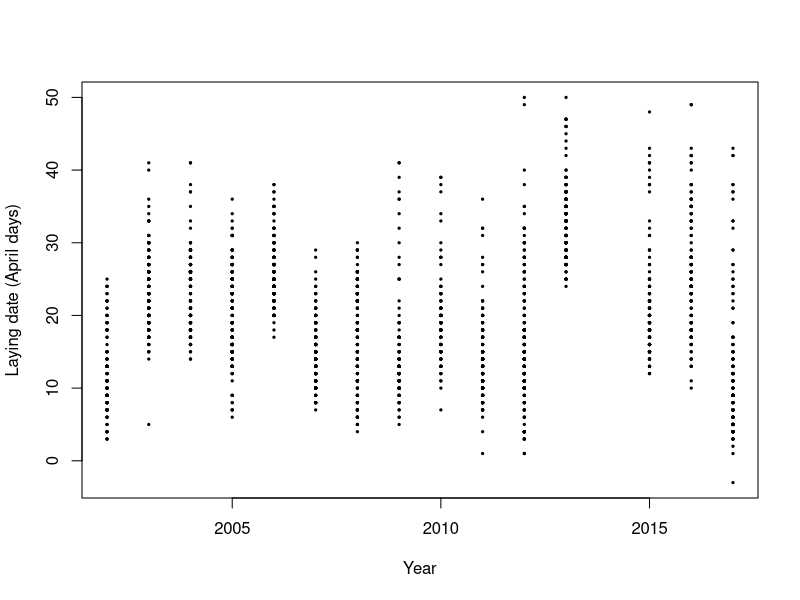
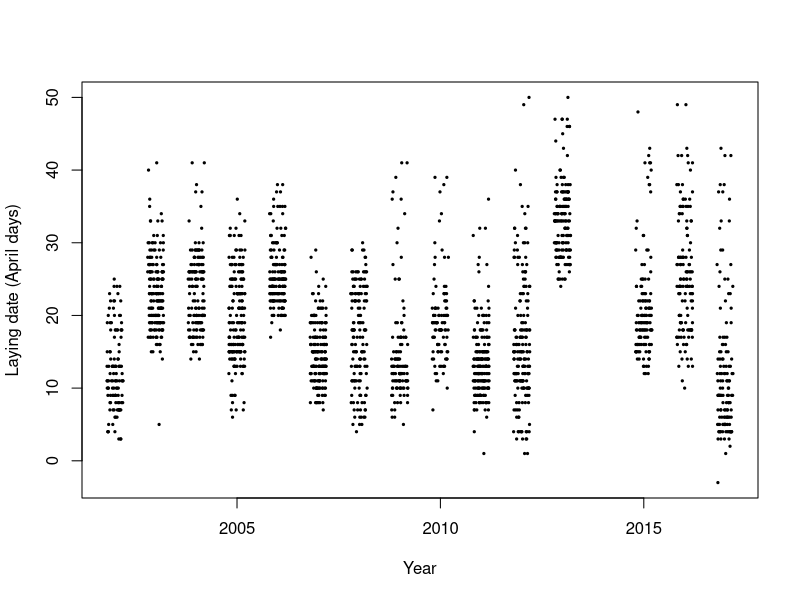
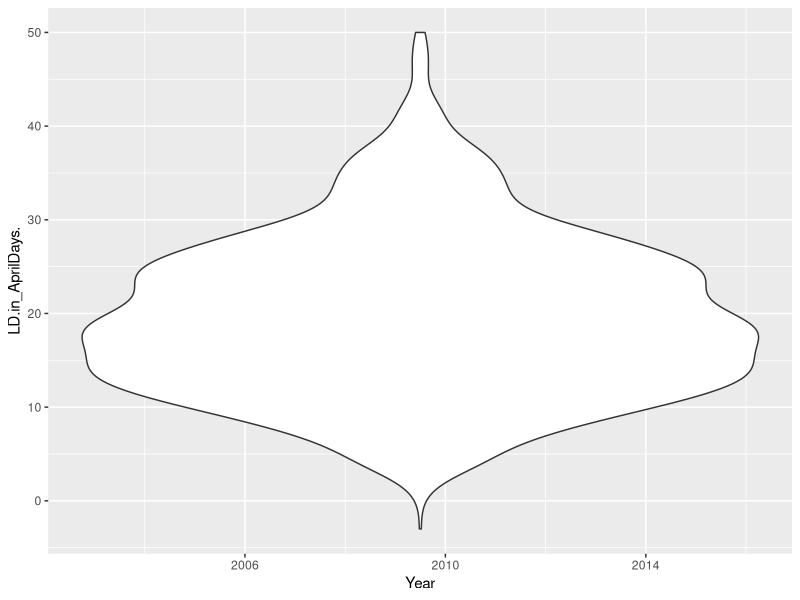
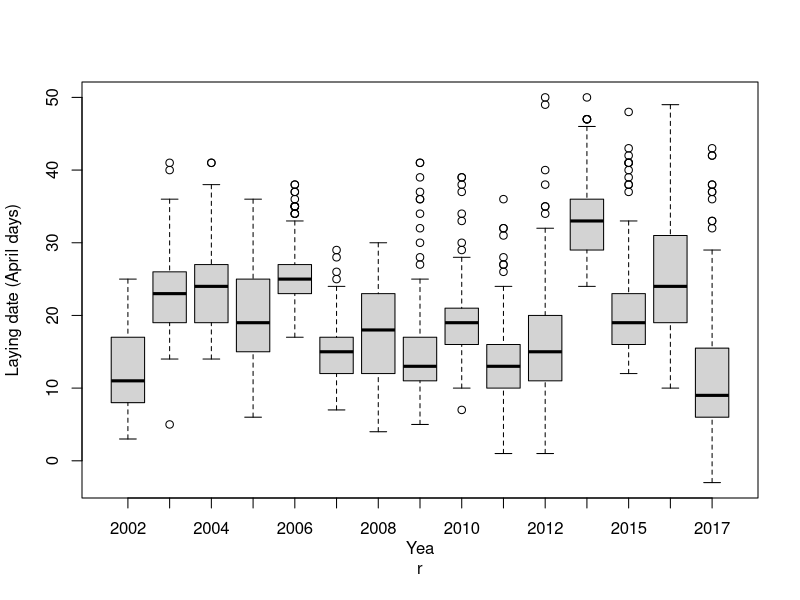
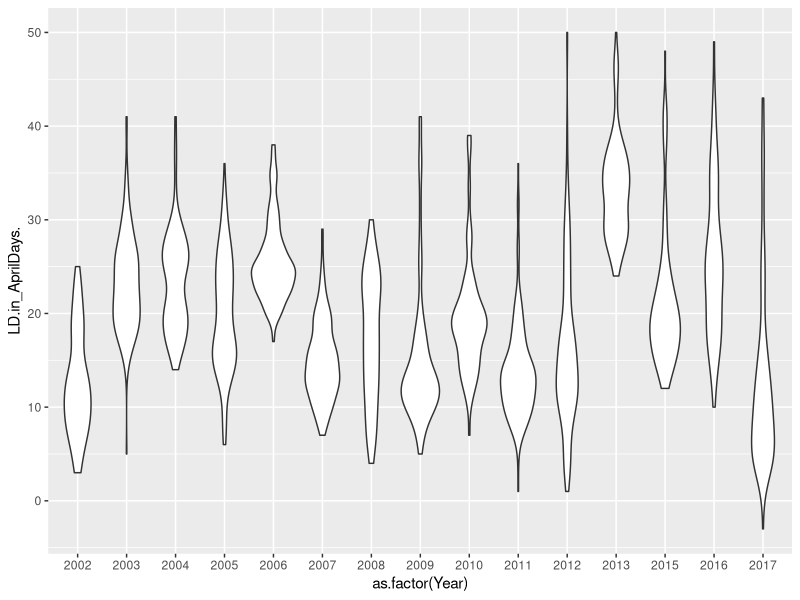
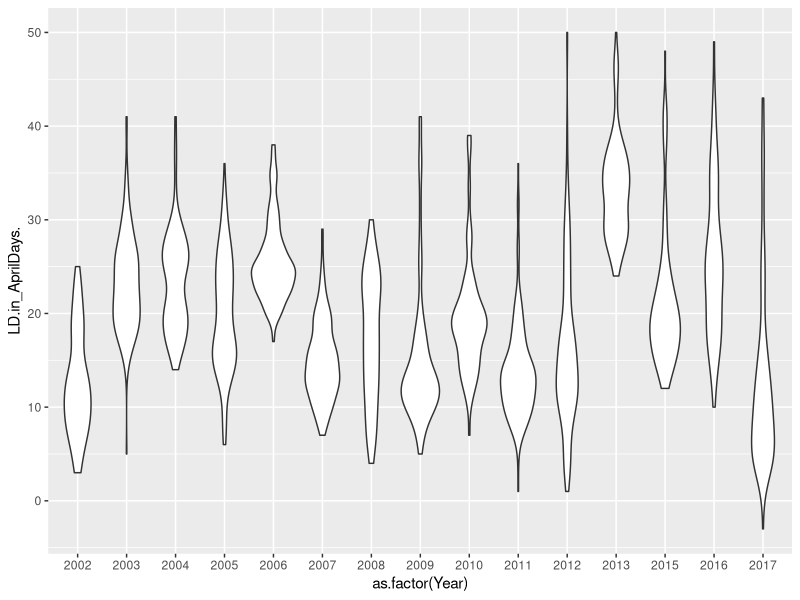

Write the R code that produced these figures, in order.
#!/usr/bin/env Rscript
# Author: Sebastian Dohne <sed24@ic.ac.uk>

b<-read.table("../data/BTLD.txt", header=T)

mean(b$ClutchsizeAge7, na.rm = TRUE) #mean clutch size when chicks are 7 days old

plot(b$LD.in_AprilDays.~b$Year, ylab="Laying date (April days)", xlab="Year",
     pch=19, cex=0.3)  #hard to see all points do this instead

plot(b$LD.in_AprilDays.~jitter(b$Year), ylab="Laying date (April days)", xlab
     ="Year", pch=19, cex=0.3)

require(ggplot2)
## Loading required package: ggplot2
p <- ggplot(b, aes(x=Year, y=LD.in_AprilDays.)) +
  geom_violin() #violin plot
p
#interpreted year as cxonitnous variable so looks wrong

boxplot(b$LD.in_AprilDays.~b$Year, ylab="Laying date (April days)", xlab="Yea
r") #tilda groups by year

p <- ggplot(b, aes(x=as.factor(Year), y=LD.in_AprilDays.)) +
  geom_violin() #this looks even nicer
p

p + stat_summary(fun.data="mean_sdl", #add mean and SD 
                 geom="pointrange")
